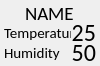
<?xml version="1.0" encoding="UTF-8"?>
<ui version="4.0">
 <class>Form</class>
 <widget class="QWidget" name="Form">
  <property name="geometry">
   <rect>
    <x>0</x>
    <y>0</y>
    <width>100</width>
    <height>66</height>
   </rect>
  </property>
  <property name="sizePolicy">
   <sizepolicy hsizetype="Fixed" vsizetype="Fixed">
    <horstretch>0</horstretch>
    <verstretch>0</verstretch>
   </sizepolicy>
  </property>
  <property name="minimumSize">
   <size>
    <width>100</width>
    <height>0</height>
   </size>
  </property>
  <property name="maximumSize">
   <size>
    <width>140</width>
    <height>110</height>
   </size>
  </property>
  <property name="font">
   <font>
    <family>Calibri</family>
    <pointsize>11</pointsize>
   </font>
  </property>
  <property name="windowTitle">
   <string>Form</string>
  </property>
  <property name="styleSheet">
   <string notr="true"/>
  </property>
  <layout class="QGridLayout" name="gridLayout">
   <property name="leftMargin">
    <number>0</number>
   </property>
   <property name="topMargin">
    <number>0</number>
   </property>
   <property name="rightMargin">
    <number>0</number>
   </property>
   <property name="bottomMargin">
    <number>0</number>
   </property>
   <property name="spacing">
    <number>0</number>
   </property>
   <item row="0" column="0">
    <layout class="QVBoxLayout" name="verticalLayout">
     <property name="spacing">
      <number>0</number>
     </property>
     <item>
      <widget class="QLineEdit" name="lineEdit">
       <property name="maximumSize">
        <size>
         <width>16777215</width>
         <height>20</height>
        </size>
       </property>
       <property name="font">
        <font>
         <pointsize>14</pointsize>
        </font>
       </property>
       <property name="styleSheet">
        <string notr="true">background-color: rgba(255, 255, 255, 0);</string>
       </property>
       <property name="text">
        <string>NAME</string>
       </property>
       <property name="frame">
        <bool>false</bool>
       </property>
       <property name="alignment">
        <set>Qt::AlignCenter</set>
       </property>
       <property name="clearButtonEnabled">
        <bool>false</bool>
       </property>
      </widget>
     </item>
     <item>
      <layout class="QHBoxLayout" name="horizontalLayout">
       <property name="leftMargin">
        <number>4</number>
       </property>
       <property name="rightMargin">
        <number>4</number>
       </property>
       <item>
        <widget class="QLabel" name="label_3">
         <property name="maximumSize">
          <size>
           <width>16777215</width>
           <height>20</height>
          </size>
         </property>
         <property name="styleSheet">
          <string notr="true">background-color: rgba(255, 255, 255, 0);</string>
         </property>
         <property name="text">
          <string>Temperature</string>
         </property>
         <property name="alignment">
          <set>Qt::AlignLeading|Qt::AlignLeft|Qt::AlignVCenter</set>
         </property>
        </widget>
       </item>
       <item>
        <widget class="QLabel" name="label_2">
         <property name="maximumSize">
          <size>
           <width>16777215</width>
           <height>20</height>
          </size>
         </property>
         <property name="font">
          <font>
           <family>Calibri</family>
           <pointsize>18</pointsize>
           <weight>50</weight>
           <italic>false</italic>
           <bold>false</bold>
          </font>
         </property>
         <property name="styleSheet">
          <string notr="true">background-color: rgba(255, 255, 255, 0);</string>
         </property>
         <property name="text">
          <string>25</string>
         </property>
         <property name="alignment">
          <set>Qt::AlignRight|Qt::AlignTrailing|Qt::AlignVCenter</set>
         </property>
        </widget>
       </item>
      </layout>
     </item>
     <item>
      <layout class="QHBoxLayout" name="horizontalLayout_3">
       <property name="leftMargin">
        <number>4</number>
       </property>
       <property name="rightMargin">
        <number>4</number>
       </property>
       <item>
        <widget class="QLabel" name="label_4">
         <property name="maximumSize">
          <size>
           <width>16777215</width>
           <height>20</height>
          </size>
         </property>
         <property name="styleSheet">
          <string notr="true">background-color: rgba(255, 255, 255, 0);</string>
         </property>
         <property name="text">
          <string>Humidity</string>
         </property>
         <property name="alignment">
          <set>Qt::AlignLeading|Qt::AlignLeft|Qt::AlignVCenter</set>
         </property>
        </widget>
       </item>
       <item>
        <widget class="QLabel" name="label_5">
         <property name="maximumSize">
          <size>
           <width>16777215</width>
           <height>20</height>
          </size>
         </property>
         <property name="font">
          <font>
           <family>Calibri</family>
           <pointsize>18</pointsize>
           <weight>50</weight>
           <italic>false</italic>
           <bold>false</bold>
          </font>
         </property>
         <property name="styleSheet">
          <string notr="true">background-color: rgba(255, 255, 255, 0);</string>
         </property>
         <property name="text">
          <string>50</string>
         </property>
         <property name="alignment">
          <set>Qt::AlignRight|Qt::AlignTrailing|Qt::AlignVCenter</set>
         </property>
        </widget>
       </item>
      </layout>
     </item>
    </layout>
   </item>
  </layout>
 </widget>
 <resources/>
 <connections/>
</ui>
